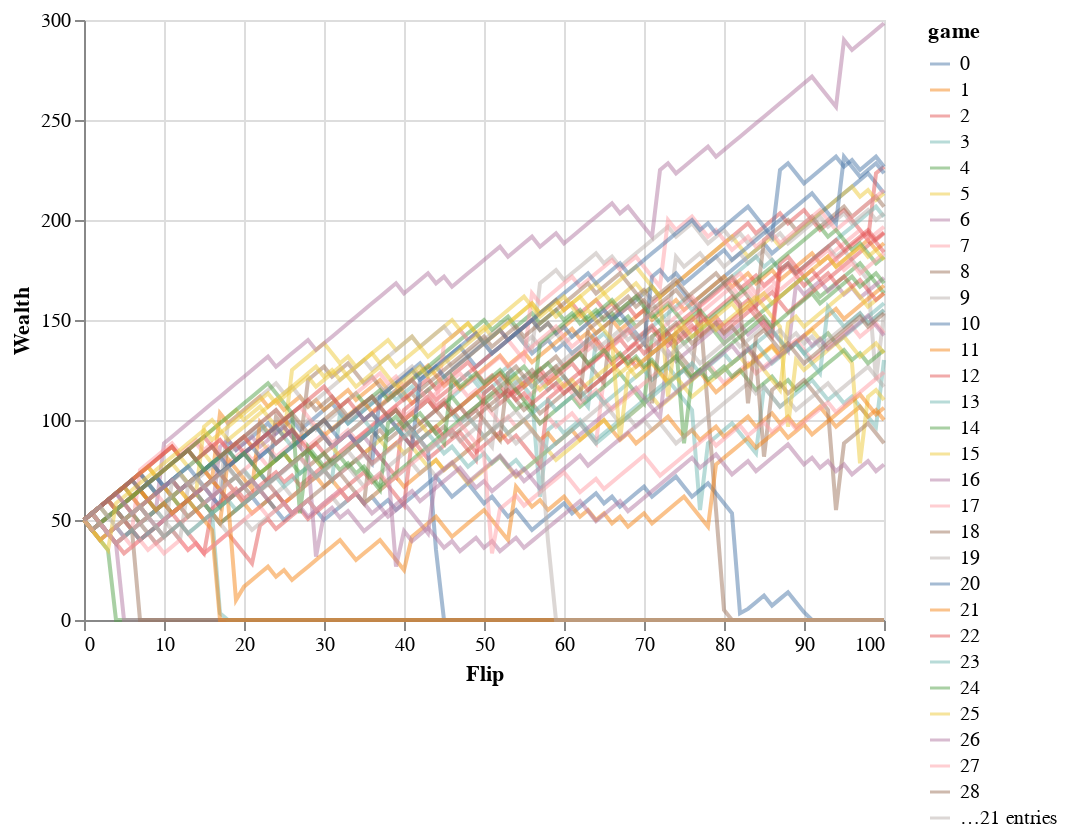

Notebook cell for this chart:
### Markdown cell above
# Betting big when seeing a string of tails!

### Code cell
dummy.plot_games(n_games=50, log=False, opacity=0.5)

### Figure 1 — Vega-Lite specification as saved in the notebook (floating-point values rounded to 4 significant figures; data arrays with more than 128 entries replaced by an {"elided": "..."} marker saying what was removed)
{"config": {"view": {"continuousWidth": 400, "continuousHeight": 300}}, "data": {"name": "data-869ca7bd890e7f4f83568fd8dcf523b0"}, "mark": {"type": "line", "opacity": 0.5}, "encoding": {"color": {"field": "game", "type": "nominal"}, "x": {"field": "flip", "title": "Flip", "type": "quantitative"}, "y": {"field": "wealth", "title": "Wealth", "type": "quantitative"}}, "$schema": "https://vega.github.io/schema/vega-lite/v4.17.0.json", "datasets": {"data-869ca7bd890e7f4f83568fd8dcf523b0": {"elided": "5050 records"}}}
